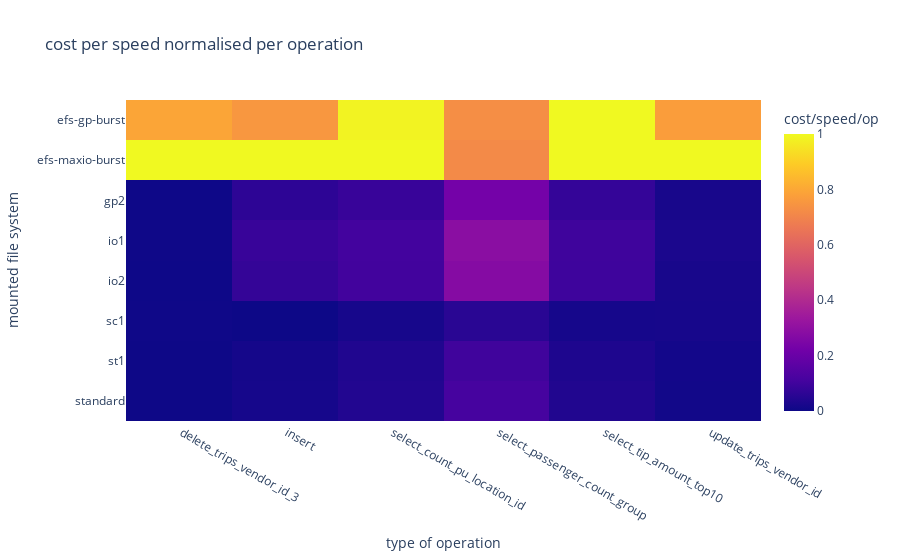

Notebook code for this chart:
### Code cell
fig = plx.imshow(plot_data, aspect=('auto'), title='cost per speed normalised per operation', labels={'x':'type of operation', 'y':'mounted file system', 'color':'cost/speed/op'})
fig.write_html('./cost_div_speed_norm_ops.html')
fig.show()

### Figure 1 — Plotly figure (JSON) as saved in the notebook; plotly's stock layout.template omitted (floating-point values rounded to 4 significant figures)
{"data": [{"coloraxis": "coloraxis", "hovertemplate": "type of operation: %{x}<br>mounted file system: %{y}<br>cost/speed/op: %{z}<extra></extra>", "type": "heatmap", "x": [" delete_trips_vendor_id_3", " insert", " select_count_pu_location_id", " select_passenger_count_group", " select_tip_amount_top10", " update_trips_vendor_id"], "y": ["efs-gp-burst", "efs-maxio-burst", "gp2", "io1", "io2", "sc1", "st1", "standard"], "z": [[0.794, 0.7529, 0.9849, 0.7267, 1, 0.7723], [1, 1, 1, 0.7159, 0.9999, 1], [0.002635, 0.06277, 0.08397, 0.2275, 0.07684, 0.02047], [0.004178, 0.0845, 0.1052, 0.2862, 0.09669, 0.0273], [0.002574, 0.07607, 0.1033, 0.2729, 0.09534, 0.0206], [0.003416, 0, 0.01999, 0.05403, 0.01841, 0.02045], [0.002021, 0.01465, 0.03656, 0.09887, 0.03369, 0.01214], [0.001206, 0.01663, 0.04104, 0.1123, 0.03807, 0.009328]]}], "layout": {"coloraxis": {"colorbar": {"title": {"text": "cost/speed/op"}}, "colorscale": [[0, "#0d0887"], [0.1111, "#46039f"], [0.2222, "#7201a8"], [0.3333, "#9c179e"], [0.4444, "#bd3786"], [0.5556, "#d8576b"], [0.6667, "#ed7953"], [0.7778, "#fb9f3a"], [0.8889, "#fdca26"], [1, "#f0f921"]]}, "title": {"text": "cost per speed normalised per operation"}, "xaxis": {"title": {"text": "type of operation"}}, "yaxis": {"autorange": "reversed", "title": {"text": "mounted file system"}}}}
